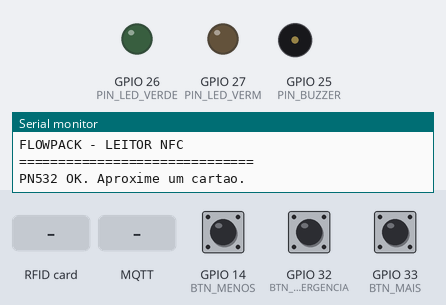
The sketch below on a simulated ESP32. On the bench: output pins drawn as LEDs (lit = HIGH), buzzer (waves = sounding, pin HIGH), the last lines printed to the serial monitor. The inputs (shaded band) are chosen by the test bench; at power-on: GPIO 14 (BTN_MENOS) HIGH, GPIO 32 (BTN_EMERGENCIA) HIGH, GPIO 33 (BTN_MAIS) HIGH. WiFi joins after 1.5 s; servers stay silent unless stated; no MQTT or app messages arrive unless stated.

Above: at 1.2 s.
1.3 s: RFID card 5E 7A 19 C4 held to the reader
At 1.36 s:
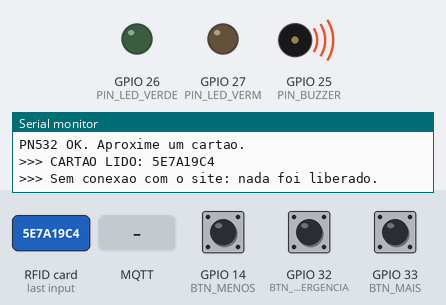
3.2 s: MQTT message "liberado" arrives on the first subscribed topic
At 5.9 s:
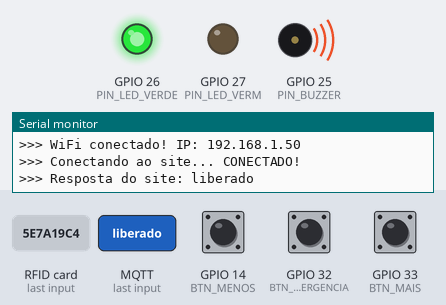
6.2 s: MQTT message "ativa" arrives on the third subscribed topic
At 6.9 s:
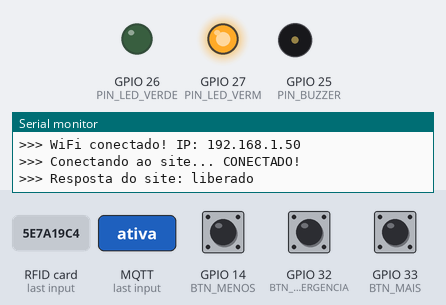
7.8 s: GPIO 14 (BTN_MENOS) pulled LOW for 0.15 s
At 8.04 s:
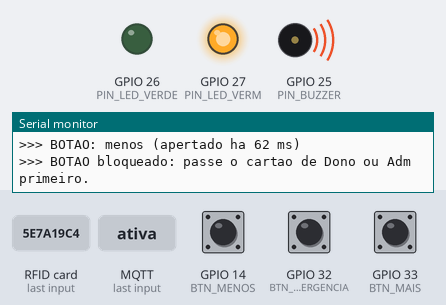
9.6 s: MQTT message "ok" arrives on the first subscribed topic
At 11.1 s:
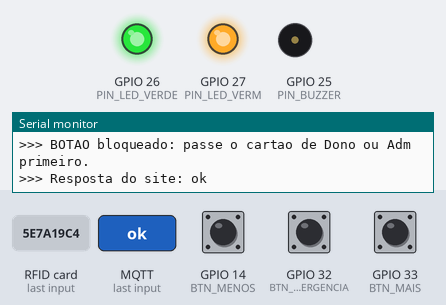
12.1 s: GPIO 32 (BTN_EMERGENCIA) pulled LOW for 1 s
At 40.4 s:
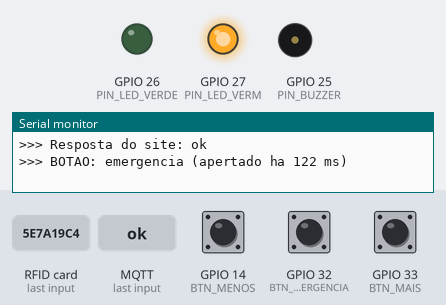
Timing chart, 0 to 41.1 s (numbered marks = the images above; inputs shaded):
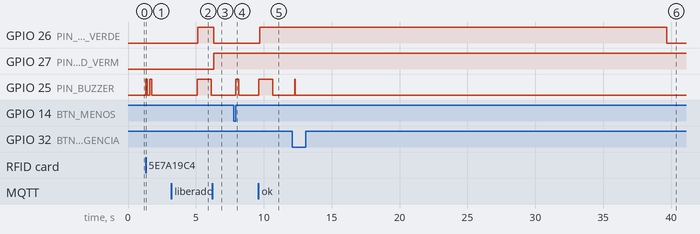

Measured:
- after the input at 1.3 s, GPIO 25 (PIN_BUZZER): alternates HIGH for 0.12 s and LOW for 0.18 s, 4 changes in all, then stays LOW, starting at once
- after the input at 3.2 s, GPIO 26 (PIN_LED_VERDE): LOW → HIGH after 2.0 s; GPIO 25 (PIN_BUZZER): LOW → HIGH after 1.9 s, → LOW 1.0 s later
- after the input at 6.2 s, GPIO 26 (PIN_LED_VERDE): HIGH → LOW after 0.12 s; GPIO 27 (PIN_LED_VERM): LOW → HIGH after 0.12 s
- after the input at 7.8 s, GPIO 25 (PIN_BUZZER): LOW → HIGH after 0.12 s, → LOW 0.25 s later
- after the input at 9.6 s, GPIO 26 (PIN_LED_VERDE): LOW → HIGH after 0.10 s; GPIO 25 (PIN_BUZZER): LOW → HIGH at once, → LOW 1.0 s later
- after the input at 12.1 s, GPIO 25 (PIN_BUZZER): LOW → HIGH after 0.17 s, → LOW 0.06 s later

The sketch:

08a_firmware_painel_PN532_vermelho.ino
```cpp
// GitHub: https://github.com/brunoosz | LinkedIn: https://www.linkedin.com/in/brunocamperlingo/
#include <WiFi.h>
#include <PubSubClient.h>
#include <Wire.h>
#include <Adafruit_PN532.h>

// painel NFC

const char* ssid = "DarkCoders";
const char* password = "COLOQUE_A_SENHA_DO_WIFI";
const char* mqtt_server = "192.168.4.1";

WiFiClient espClient;
PubSubClient client(espClient);

const char* topic_leitura   = "nfc/leitura";               // UID
const char* topic_resultado = "nfc/resultado";             // resposta do site
const char* topic_status    = "nfc/status";                // online
const char* topic_emerg     = "esteira/estado_emergencia"; // estado da emergência
const char* topic_reiniciar = "nfc/reiniciar";
const char* topic_painel_botao = "painel/botao";           // botões
const char* topic_painel_resultado = "painel/resultado";   // resultado

// pinagem
#define SDA_PIN 21
#define SCL_PIN 22
#define PN532_IRQ 4          // IRQ
#define PN532_RESET 5        // reset
#define PIN_BUZZER 25        // buzzer
#define PIN_LED_VERDE 26     // LED dos botões
#define PIN_LED_VERM 27      // LED da emergência
#define BTN_EMERGENCIA 32    // botões
#define BTN_MAIS 33
#define BTN_MENOS 14

// tipo de buzzer
#define BUZZER_PASSIVO false
const int TOM_HZ = 2700;

Adafruit_PN532 nfc(PN532_IRQ, PN532_RESET);
bool leitorOK = false;

unsigned long ultimaTentativaWifi = 0;
bool wifiEstavaConectado = false;
unsigned long ultimaTentativaMqtt = 0;
unsigned long ultimoStatus = 0;

// buzzer
struct Passo { int ligadoMs; int desligadoMs; };
const int MAX_PASSOS = 8;
Passo seq[MAX_PASSOS];
int nPassos = 0, passoAtual = 0;
bool buzzerLigado = false;
unsigned long inicioPasso = 0;

void buzzerEscrever(bool ligar) {
  buzzerLigado = ligar;
#if BUZZER_PASSIVO
#if ESP_ARDUINO_VERSION_MAJOR >= 3
  ledcWriteTone(PIN_BUZZER, ligar ? TOM_HZ : 0);
#else
  ledcWriteTone(0, ligar ? TOM_HZ : 0);
#endif
#else
  digitalWrite(PIN_BUZZER, ligar ? HIGH : LOW);
#endif
}

void tocar(const Passo* passos, int n) {
  nPassos = min(n, MAX_PASSOS);
  for (int i = 0; i < nPassos; i++) seq[i] = passos[i];
  passoAtual = 0;
  inicioPasso = millis();
  buzzerEscrever(nPassos > 0);
}

void bipAceito()      { Passo p[] = { {1000, 0} }; tocar(p, 1); }
void bipNegado()      { Passo p[] = { {120, 120}, {120, 120}, {120, 120} }; tocar(p, 3); }
void bipSemResposta() { Passo p[] = { {120, 150}, {120, 150} }; tocar(p, 2); }
void bipBloqueado()   { Passo p[] = { {80, 80}, {80, 80}, {80, 80}, {80, 80} }; tocar(p, 4); }
void bipCadastrado()  { Passo p[] = { {250, 150}, {250, 150} }; tocar(p, 2); }
void bipLeitura()     { Passo p[] = { {40, 0} }; tocar(p, 1); }       // leitura
void bipSemPermissao() { Passo p[] = { {200, 0} }; tocar(p, 1); }     // botão sem cartão

void atualizarBuzzer() {
  if (nPassos == 0) return;
  unsigned long dt = millis() - inicioPasso;
  Passo& p = seq[passoAtual];
  if (buzzerLigado && dt >= (unsigned long)p.ligadoMs) {
    buzzerEscrever(false);
    inicioPasso = millis();
    if (p.desligadoMs == 0) { passoAtual++; }
  }
  else if (!buzzerLigado && dt >= (unsigned long)p.desligadoMs) {
    passoAtual++;
    inicioPasso = millis();
    if (passoAtual < nPassos) buzzerEscrever(true);
  }
  if (passoAtual >= nPassos) { nPassos = 0; buzzerEscrever(false); }
}

// janela dos botões
const unsigned long JANELA_MS = 30000;      // tempo dos botões
unsigned long janelaAte = 0;
bool janelaAberta() { return millis() < janelaAte; }

// leitura
String ultimoUid = "";
unsigned long ultimaLeituraMs = 0;
String uidAguardando = "";
unsigned long aguardandoDesde = 0;
const unsigned long ESPERA_RESPOSTA_MS = 2500;

String uidParaTexto(uint8_t* uid, uint8_t tam) {
  String s = "";
  for (uint8_t i = 0; i < tam; i++) {
    if (uid[i] < 0x10) s += "0";
    s += String(uid[i], HEX);
  }
  s.toUpperCase();
  return s;
}

void lerCartao() {
  if (!leitorOK) return;
  if (uidAguardando.length() > 0) return;                 // esperando o site

  uint8_t uid[7]; uint8_t tam = 0;
  if (!nfc.readPassiveTargetID(PN532_MIFARE_ISO14443A, uid, &tam, 60)) return;

  String texto = uidParaTexto(uid, tam);
  unsigned long agora = millis();

  // cartão repetido
  if (texto == ultimoUid && agora - ultimaLeituraMs < 2000) { ultimaLeituraMs = agora; return; }
  ultimoUid = texto; ultimaLeituraMs = agora;

  Serial.print(">>> CARTAO LIDO: ");
  Serial.println(texto);
  bipLeitura();

  if (!client.connected()) {
    Serial.println(">>> Sem conexao com o site: nada foi liberado.");
    bipSemResposta();
    return;
  }

  client.publish(topic_leitura, texto.c_str());
  uidAguardando = texto;
  aguardandoDesde = agora;
}

void tratarResultado(const String& r) {
  uidAguardando = "";
  Serial.print(">>> Resposta do site: ");
  Serial.println(r);
  if (r == "liberado" || r == "ok") { bipAceito(); janelaAte = millis() + JANELA_MS; }
  else if (r == "cadastrado")        bipCadastrado();
  else if (r == "bloqueado")         bipBloqueado();
  else                               bipNegado();
}

void verificarTimeout() {
  if (uidAguardando.length() > 0 && millis() - aguardandoDesde > ESPERA_RESPOSTA_MS) {
    Serial.println(">>> O site nao respondeu a tempo: nada foi liberado.");
    uidAguardando = "";
    bipSemResposta();
  }
}

// botões do painel

struct Botao {
  int pino;
  const char* nome;
  unsigned long msMinimo;
  bool armado;
  bool baixo;
  unsigned long inicio;
  bool disparado;
  bool alto;
  unsigned long altoDesde;
};

Botao botoes[3] = {
  { BTN_EMERGENCIA, "emergencia", 120, false, false, 0, false, false, 0 },
  { BTN_MAIS,       "mais",        50, false, false, 0, false, false, 0 },
  { BTN_MENOS,      "menos",       50, false, false, 0, false, false, 0 }
};

const unsigned long BOTOES_APOS_LIGAR_MS = 3000;
const unsigned long BOTAO_SOLTO_PARA_ARMAR_MS = 1000;
unsigned long ultimaAmostraBotoes = 0;
bool avisouBotaoPreso = false;

void botaoApertado(const char* nome, unsigned long duracaoMs) {

  Serial.print(">>> BOTAO: ");
  Serial.print(nome);
  Serial.print(" (apertado ha ");
  Serial.print(duracaoMs);
  Serial.println(" ms)");

  if (String(nome) == "emergencia") {
    if (client.connected()) { bipLeitura(); client.publish(topic_painel_botao, "emergencia"); }
    else bipSemResposta();
    return;
  }

  if (!janelaAberta()) {
    Serial.println(">>> BOTAO bloqueado: passe o cartao de Dono ou Adm primeiro.");
    bipSemPermissao();
    return;
  }

  if (!client.connected()) { bipSemResposta(); return; }

  bipLeitura();
  client.publish(topic_painel_botao, nome);
}

void lerBotoes() {

  unsigned long agora = millis();

  if (agora - ultimaAmostraBotoes < 5) return;
  ultimaAmostraBotoes = agora;

  bool aposLigar = agora > BOTOES_APOS_LIGAR_MS;

  for (int i = 0; i < 3; i++) {

    Botao& b = botoes[i];

    if (digitalRead(b.pino) == HIGH) {
      if (!b.alto) { b.alto = true; b.altoDesde = agora; }
      b.baixo = false;
      b.disparado = false;
      if (!b.armado && agora - b.altoDesde >= BOTAO_SOLTO_PARA_ARMAR_MS) b.armado = true;
      continue;
    }

    b.alto = false;

    if (!b.baixo) { b.baixo = true; b.inicio = agora; }

    if (!aposLigar || !b.armado || b.disparado) {
      if (aposLigar && !b.armado && !avisouBotaoPreso && agora - b.inicio > 2000) {
        avisouBotaoPreso = true;
        Serial.print(">>> AVISO: botao ");
        Serial.print(b.nome);
        Serial.println(" esta lendo APERTADO sem parar (fio solto, em curto ou sem pull-up). Ignorado.");
      }
      continue;
    }

    if (agora - b.inicio >= b.msMinimo) {
      b.disparado = true;
      botaoApertado(b.nome, agora - b.inicio);
    }
  }
}

// site
bool emergenciaAtiva = false;

void callbackMqtt(char* topic, byte* payload, unsigned int length) {
  String m;
  for (unsigned int i = 0; i < length; i++) m += (char)payload[i];
  m.trim();
  String t = String(topic);
  if (t == topic_resultado) tratarResultado(m);
  else if (t == topic_painel_resultado) {
    if (m == "ok") janelaAte = millis() + JANELA_MS;                        // renova o tempo
    else { janelaAte = 0; bipSemPermissao(); }                              // sem permissão
  }
  else if (t == topic_emerg) { emergenciaAtiva = (m == "ativa"); if (emergenciaAtiva) janelaAte = 0; }
  else if (t == topic_reiniciar) { Serial.println("Reiniciando..."); delay(200); ESP.restart(); }
}

void gerenciarWifi() {
  bool ok = (WiFi.status() == WL_CONNECTED);
  if (ok && !wifiEstavaConectado) { Serial.print(">>> WiFi conectado! IP: "); Serial.println(WiFi.localIP()); wifiEstavaConectado = true; return; }
  if (!ok && wifiEstavaConectado) { Serial.println(">>> WiFi caiu. Tentando reconectar..."); wifiEstavaConectado = false; }
  if (ok) return;
  if (millis() - ultimaTentativaWifi >= 10000) { ultimaTentativaWifi = millis(); WiFi.mode(WIFI_STA); WiFi.begin(ssid, password); }
}

void gerenciarMqtt() {
  if (WiFi.status() != WL_CONNECTED || client.connected()) return;
  if (millis() - ultimaTentativaMqtt < 5000) return;
  ultimaTentativaMqtt = millis();
  Serial.print(">>> Conectando ao site... ");
  if (client.connect("ESP32_NFC", topic_status, 0, true, "offline")) {
    Serial.println("CONECTADO!");
    client.subscribe(topic_resultado);
    client.subscribe(topic_painel_resultado);
    client.subscribe(topic_emerg);
    client.subscribe(topic_reiniciar);
    client.publish(topic_status, "online", true);
  }
  else { Serial.print("falha (codigo "); Serial.print(client.state()); Serial.println(")"); }
}

// serial
void processarComando(String c) {
  c.trim(); c.toUpperCase();
  if (c == "STATUS") {
    Serial.println();
    Serial.print("Leitor PN532: "); Serial.println(leitorOK ? "OK" : "NAO ENCONTRADO");
    Serial.print("Site: "); Serial.println(client.connected() ? "CONECTADO" : "DESCONECTADO");
    Serial.print("Emergencia: "); Serial.println(emergenciaAtiva ? "ATIVA" : "liberada");
    Serial.print("Botoes MAIS/MENOS: "); Serial.println(janelaAberta() ? "LIBERADOS (cartao passado)" : "bloqueados (passe o cartao)");
    Serial.print("Botoes (1 = solto): emergencia "); Serial.print(digitalRead(BTN_EMERGENCIA)); Serial.print(" | mais "); Serial.print(digitalRead(BTN_MAIS)); Serial.print(" | menos "); Serial.println(digitalRead(BTN_MENOS));
    Serial.print("Ultimo cartao: "); Serial.println(ultimoUid.length() ? ultimoUid : String("nenhum"));
  }
  else if (c == "BIP") { bipAceito(); }
  else if (c == "UID") { Serial.println(ultimoUid.length() ? ultimoUid : String("nenhum")); }
  else if (c == "AJUDA") { Serial.println("STATUS  BIP  UID  AJUDA"); }
  else if (c.length()) { Serial.println("Comando desconhecido. Digite AJUDA."); }
}

// setup e loop
void setup() {
  Serial.begin(115200);
  pinMode(PIN_BUZZER, OUTPUT);
  pinMode(PIN_LED_VERDE, OUTPUT);
  pinMode(PIN_LED_VERM, OUTPUT);
  pinMode(BTN_EMERGENCIA, INPUT_PULLUP);
  pinMode(BTN_MAIS, INPUT_PULLUP);
  pinMode(BTN_MENOS, INPUT_PULLUP);
#if BUZZER_PASSIVO
#if ESP_ARDUINO_VERSION_MAJOR >= 3
  ledcAttach(PIN_BUZZER, TOM_HZ, 8);
#else
  ledcSetup(0, TOM_HZ, 8);
  ledcAttachPin(PIN_BUZZER, 0);
#endif
#endif
  buzzerEscrever(false);

  Serial.println();
  Serial.println("==============================");
  Serial.println("FLOWPACK - LEITOR NFC");
  Serial.println("==============================");

  Wire.begin(SDA_PIN, SCL_PIN);
  nfc.begin();
  uint32_t versao = nfc.getFirmwareVersion();
  if (versao) {
    nfc.SAMConfig();
    leitorOK = true;
    Serial.println("PN532 OK. Aproxime um cartao.");
  }
  else {
    Serial.println("ERRO: PN532 NAO ENCONTRADO. Confira SDA 21, SCL 22, IRQ 4, RESET 5, 3.3V/GND e a chave do modulo em I2C.");
    bipSemResposta();
  }

  WiFi.mode(WIFI_STA);
  WiFi.begin(ssid, password);
  ultimaTentativaWifi = millis();
  client.setServer(mqtt_server, 1883);
  client.setCallback(callbackMqtt);
}

void loop() {
  gerenciarWifi();
  gerenciarMqtt();
  if (client.connected()) client.loop();

  if (Serial.available()) processarComando(Serial.readStringUntil('\n'));

  lerCartao();
  lerBotoes();
  verificarTimeout();
  atualizarBuzzer();

  digitalWrite(PIN_LED_VERM, emergenciaAtiva ? HIGH : LOW);
  digitalWrite(PIN_LED_VERDE, janelaAberta() ? HIGH : LOW);

  if (millis() - ultimoStatus >= 5000) {
    ultimoStatus = millis();
    if (client.connected()) client.publish(topic_status, "online", true);
  }
}
```
